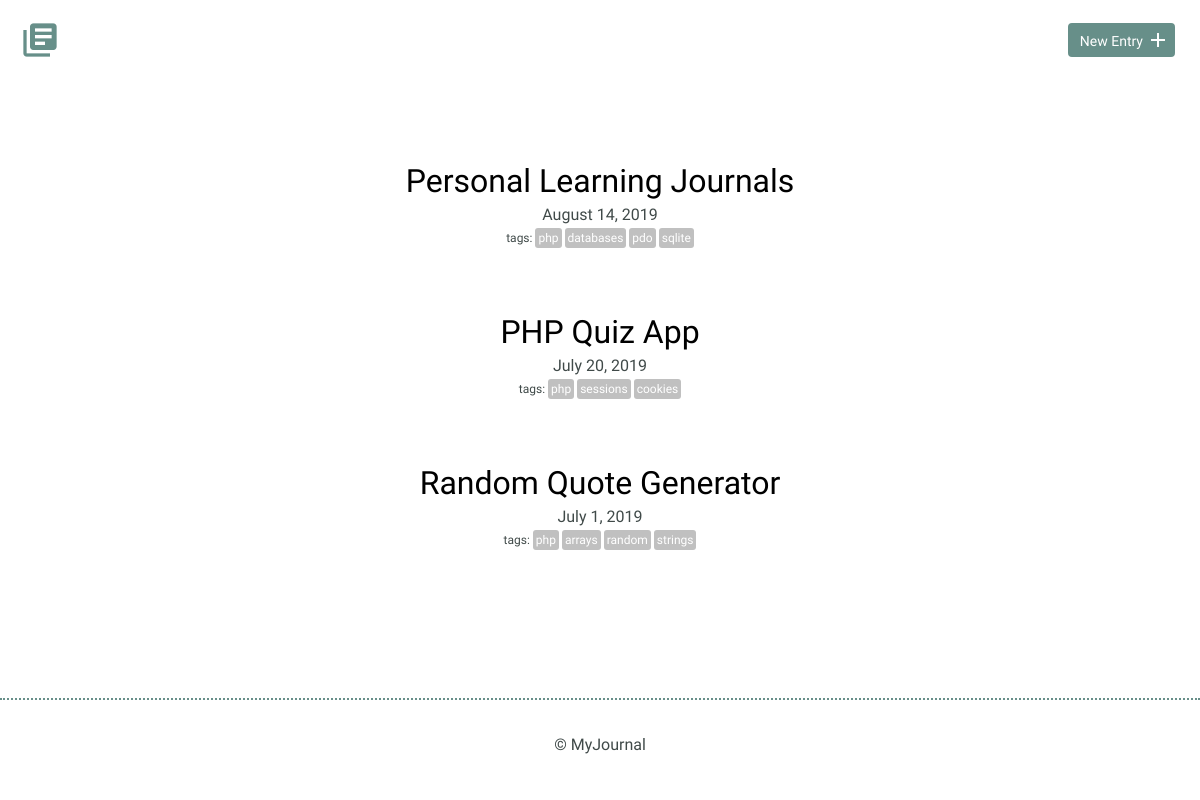
Before: / with the older database file.
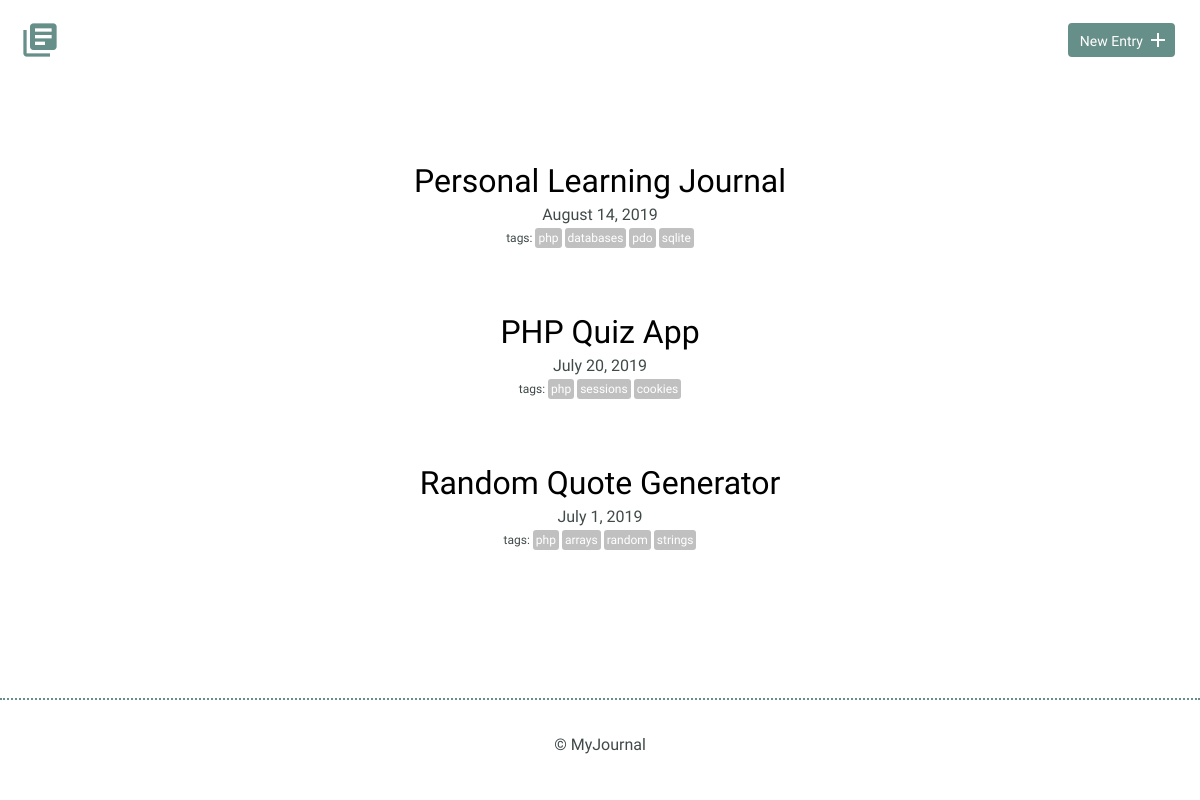
After: the same page with the newer database file.
### tables this page shows
CREATE TABLE "entries" (
	"id"	INTEGER NOT NULL PRIMARY KEY AUTOINCREMENT UNIQUE,
	"title"	TEXT,
	"date"	TEXT,
	"time_spent"	INTEGER,
	"learned"	BLOB,
	"resources"	BLOB
);

### index.php (the view, shortened to what this page needs)
<?php
require_once("inc/database.php");
if (isset($_GET["tag"])) {
	try {
		$results = $db->prepare('select entries.id, title, date from entries
							    join entries_tags on entries.id = entries_tags.entry_id
							    join tags on entries_tags.tag_id = tags.id
							    where tag = ?');
		$results->bindParam(1, $_GET["tag"]);
		$results->execute();
	} catch(Exception $e) {
		echo $e->getMessage();
		die();
	}
} else {
	try {
		$results = $db->query('select * from entries order by date desc');
	} catch(Exception $e) {
		echo $e->getMessage();
		die();
	}
}
$entries = $results->fetchAll(PDO::FETCH_ASSOC);
?>
<!DOCTYPE html>
<html>
    <head>
        <link rel="stylesheet" href="css/normalize.css">
        <link rel="stylesheet" href="css/site.css">
    </head>
    <body>
		<?php include "inc/header.php"; ?>
        <section>
            <div class="container">
                <div class="entry-list">
					<?php
					foreach($entries as $entry) {
						$fullDate = date('F j, Y', strtotime($entry['date']));
						try {
							$results = $db->prepare('select tag, tags.id from entries
												   join entries_tags on entries.id = entries_tags.entry_id
												   join tags on entries_tags.tag_id = tags.id
												   where entries.id = ?');
							$results->bindParam(1, $entry['id']);
							$results->execute();
						} catch(Exception $e) {
							echo $e->getMessage();
							die();
						}
						$tags = $results->fetchAll(PDO::FETCH_ASSOC);
						echo <<<EOT
						<article>
							<h2><a href="detail.php?id={$entry['id']}">{$entry['title']}</a></h2>
							<time datetime="{$entry['date']}">{$fullDate}</time>
EOT;
						if (!empty($tags)) {
							echo '<div class="tag-container"><span class="tag-label">tags:</span>';
							foreach($tags as $tag) {
								echo '<span class="tag"><a href="index.php?tag=' . $tag["tag"] .
								'">' . $tag["tag"] . '</a></span>';
							}
							echo('</div>');
						}
						echo '</article>';
					}
					?>
                </div>
            </div>
        </section>
        <?php include "inc/footer.php"; ?>
    </body>
</html>

### inc/header.php
<header>
	<div class="container">
		<div class="site-header">
			<a class="logo" href="index.php"><i class="material-icons">library_books</i></a>
			<a class="button icon-right" href="new.php"><span>New Entry</span> <i class="material-icons">add</i></a>
		</div>
	</div>
</header>

### inc/footer.php
<footer>
	<div>
		&copy; MyJournal
	</div>
</footer>

### css/site.css (style rules this page uses)
body { font-size: 16px; color: #404a49; font-family: 'Cousine', serif; font-weight: 400; }
.container { margin: 0 auto; padding: 0 25px; }
header .site-header { margin: 0 auto; height: 95px; }
header .logo i { color: #678f89; margin: 20px 0 0 -5px; float: left; font-size: 40px; }
header .button { float: right; margin: 33px 0 0 0; }
footer { text-align: center; padding: 35px 0; border-top: 2px dotted #678f89; }
.button { padding: 8px 10px 6px 10px; background: #678f89; border: 2px solid #678f89; border-radius: 4px; text-decoration: none; color: #FFF; position: relative; text-align: center; font-size: 14px; }
.button.icon-right { padding-right: 30px; top: -10px; }
.button.icon-right i { position: absolute; top: 3px; right: 3px; }
h1, h2, h3 { margin: 0; font-weight: 400; line-height: 1em; color: #000; }
h2 { font-size: 32px; }
h2 a { text-decoration: none; color: #000; }
.entry-list, .edit-entry, .new-entry { max-width: 800px; margin: 0 auto; padding: 70px 0 150px 0; }
.entry-list article { margin-bottom: 70px; text-align: center; }
.entry-list article:last-child { margin-bottom: 0; }
.entry-list article h2 { margin-bottom: 8px; }
.tag-container { margin-top: 3px; }
.tag { color: white; font-size: 12px; padding: 3px; background-color: Silver; border-radius: 3px; margin-right: 3px; }
.tag-label { font-size: 12px; padding: 3px; }
span > a, span > a:link, span > a:hover, span > a:visited, span > a:active { text-decoration: none; color: white; }

Changed rows visible on the page:
changed entries: title "Personal Learning Journals" → "Personal Learning Journal"
